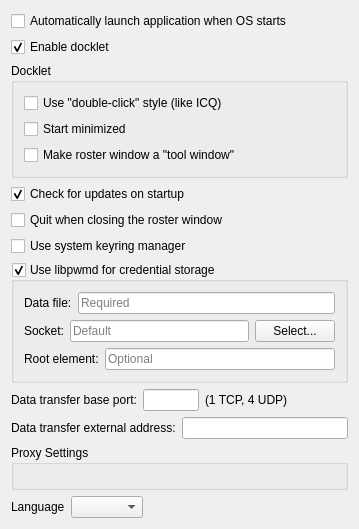
<?xml version="1.0" encoding="UTF-8"?>
<ui version="4.0">
 <class>OptApplication</class>
 <widget class="QWidget" name="OptApplication">
  <property name="geometry">
   <rect>
    <x>0</x>
    <y>0</y>
    <width>359</width>
    <height>416</height>
   </rect>
  </property>
  <property name="windowTitle">
   <string>OptApplicationUI</string>
  </property>
  <layout class="QVBoxLayout">
   <item>
    <widget class="QCheckBox" name="ck_auto_load">
     <property name="text">
      <string>Automatically launch application when OS starts</string>
     </property>
    </widget>
   </item>
   <item>
    <widget class="QCheckBox" name="ck_docklet">
     <property name="text">
      <string>Enable docklet</string>
     </property>
     <property name="checked">
      <bool>true</bool>
     </property>
    </widget>
   </item>
   <item>
    <widget class="QGroupBox" name="gb_docklet">
     <property name="title">
      <string>Docklet</string>
     </property>
     <layout class="QVBoxLayout">
      <property name="spacing">
       <number>6</number>
      </property>
      <property name="leftMargin">
       <number>10</number>
      </property>
      <property name="topMargin">
       <number>10</number>
      </property>
      <property name="rightMargin">
       <number>10</number>
      </property>
      <property name="bottomMargin">
       <number>10</number>
      </property>
      <item>
       <widget class="QCheckBox" name="ck_dockDCstyle">
        <property name="text">
         <string>Use &quot;double-click&quot; style (like ICQ)</string>
        </property>
       </widget>
      </item>
      <item>
       <widget class="QCheckBox" name="ck_dockHideMW">
        <property name="text">
         <string>Start minimized</string>
        </property>
       </widget>
      </item>
      <item>
       <widget class="QCheckBox" name="ck_dockToolMW">
        <property name="text">
         <string>Make roster window a &quot;tool window&quot;</string>
        </property>
       </widget>
      </item>
     </layout>
    </widget>
   </item>
   <item>
    <widget class="QCheckBox" name="ck_autoUpdate">
     <property name="text">
      <string>Check for updates on startup</string>
     </property>
     <property name="checked">
      <bool>true</bool>
     </property>
    </widget>
   </item>
   <item>
    <widget class="QCheckBox" name="ck_quitOnClose">
     <property name="text">
      <string>Quit when closing the roster window</string>
     </property>
    </widget>
   </item>
   <item>
    <widget class="QCheckBox" name="ck_useKeychain">
     <property name="toolTip">
      <string>Keep accounts' passwords in more secure system keyring manager instead of profile settings.</string>
     </property>
     <property name="text">
      <string>Use system keyring manager</string>
     </property>
    </widget>
   </item>
   <item>
    <widget class="QGroupBox" name="gb_useLibpwmd">
     <property name="title">
      <string>Use libpwmd for credential storage</string>
     </property>
     <property name="checkable">
	 <bool>true</bool>
     </property>
     <layout class="QVBoxLayout">
      <property name="spacing">
       <number>6</number>
      </property>
      <property name="leftMargin">
       <number>10</number>
      </property>
      <property name="topMargin">
       <number>10</number>
      </property>
      <property name="rightMargin">
       <number>10</number>
      </property>
      <property name="bottomMargin">
       <number>10</number>
      </property>
      <item>
       <layout class="QHBoxLayout">
	<item>
	<widget class="QLabel" name="textLabel3">
	 <property name="whatsThis">
	  <string>The data file to open on the pwmd server.</string>
	 </property>
	 <property name="text">
	  <string>Data file:</string>
	 </property>
	</widget>
	</item>
	<item>
	 <widget class="QLineEdit" name="le_dataFile">
	  <property name="placeholderText">
	   <string>Required</string>
	  </property>
	 </widget>
	</item>
       </layout>
      </item>
      <item>
       <layout class="QHBoxLayout">
	<item>
	 <widget class="QLabel" name="textLabel4">
	  <property name="whatsThis">
	   <string>The pwmd socket to connect to.</string>
	  </property>
	  <property name="text">
	   <string>Socket:</string>
	  </property>
	 </widget>
	</item>
	<item>
	 <widget class="QLineEdit" name="le_socket">
	  <property name="placeholderText">
	   <string>Default</string>
	  </property>
	 </widget>
	</item>
	<item>
	 <widget class="QPushButton" name="pb_socket">
	  <property name="whatsThis">
	   <string>Select and configure pwmd sockets.</string>
	  </property>
	  <property name="text">
	   <string>Select...</string>
	  </property>
	 </widget>
	</item>
       </layout>
      </item>
      <item>
       <layout class="QHBoxLayout">
	<item>
	 <widget class="QLabel" name="textLabel5">
	  <property name="whatsThis">
	   <string>The root element of where to find other required account elements. Use a ^ to separate elements if needed.</string>
	  </property>
	  <property name="text">
	   <string>Root element:</string>
	  </property>
	 </widget>
	</item>
	<item>
	 <widget class="QLineEdit" name="le_rootElement">
	  <property name="placeholderText">
	   <string>Optional</string>
	  </property>
	 </widget>
	</item>
       </layout>
      </item>
     </layout>
    </widget>
   </item>
   <item>
    <layout class="QHBoxLayout">
     <item>
      <widget class="QLabel" name="textLabel1">
       <property name="text">
        <string>Data transfer base port:</string>
       </property>
      </widget>
     </item>
     <item>
      <widget class="QLineEdit" name="le_dtPort">
       <property name="minimumSize">
        <size>
         <width>56</width>
         <height>0</height>
        </size>
       </property>
       <property name="maximumSize">
        <size>
         <width>56</width>
         <height>32767</height>
        </size>
       </property>
       <property name="inputMask">
        <string>99999</string>
       </property>
       <property name="maxLength">
        <number>5</number>
       </property>
      </widget>
     </item>
     <item>
      <widget class="QLabel" name="label">
       <property name="text">
        <string>(1 TCP, 4 UDP)</string>
       </property>
      </widget>
     </item>
     <item>
      <spacer>
       <property name="orientation">
        <enum>Qt::Horizontal</enum>
       </property>
       <property name="sizeType">
        <enum>QSizePolicy::Expanding</enum>
       </property>
       <property name="sizeHint" stdset="0">
        <size>
         <width>20</width>
         <height>20</height>
        </size>
       </property>
      </spacer>
     </item>
    </layout>
   </item>
   <item>
    <layout class="QHBoxLayout">
     <property name="spacing">
      <number>6</number>
     </property>
     <property name="leftMargin">
      <number>0</number>
     </property>
     <property name="topMargin">
      <number>0</number>
     </property>
     <property name="rightMargin">
      <number>0</number>
     </property>
     <property name="bottomMargin">
      <number>0</number>
     </property>
     <item>
      <widget class="QLabel" name="textLabel2">
       <property name="text">
        <string>Data transfer external address:</string>
       </property>
      </widget>
     </item>
     <item>
      <widget class="QLineEdit" name="le_dtExternal"/>
     </item>
    </layout>
   </item>
   <item>
    <widget class="QGroupBox" name="gb_proxy">
     <property name="title">
      <string>Proxy Settings</string>
     </property>
     <layout class="QHBoxLayout" name="horizontalLayout_2"/>
    </widget>
   </item>
   <item>
    <layout class="QHBoxLayout" name="horizontalLayout">
     <item>
      <widget class="QLabel" name="label_2">
       <property name="text">
        <string>Language</string>
       </property>
      </widget>
     </item>
     <item>
      <widget class="QComboBox" name="cb_lang"/>
     </item>
     <item>
      <spacer name="horizontalSpacer">
       <property name="orientation">
        <enum>Qt::Horizontal</enum>
       </property>
       <property name="sizeHint" stdset="0">
        <size>
         <width>40</width>
         <height>20</height>
        </size>
       </property>
      </spacer>
     </item>
    </layout>
   </item>
   <item>
    <spacer>
     <property name="orientation">
      <enum>Qt::Vertical</enum>
     </property>
     <property name="sizeHint" stdset="0">
      <size>
       <width>20</width>
       <height>40</height>
      </size>
     </property>
    </spacer>
   </item>
  </layout>
 </widget>
 <layoutdefault spacing="6" margin="11"/>
 <tabstops>
  <tabstop>ck_docklet</tabstop>
  <tabstop>ck_dockDCstyle</tabstop>
  <tabstop>ck_dockHideMW</tabstop>
  <tabstop>ck_dockToolMW</tabstop>
  <tabstop>gb_useLibpwmd</tabstop>
  <tabstop>le_dataFile</tabstop>
  <tabstop>le_socket</tabstop>
  <tabstop>le_rootElement</tabstop>
  <tabstop>le_dtPort</tabstop>
  <tabstop>le_dtExternal</tabstop>
 </tabstops>
 <resources/>
 <connections/>
</ui>
